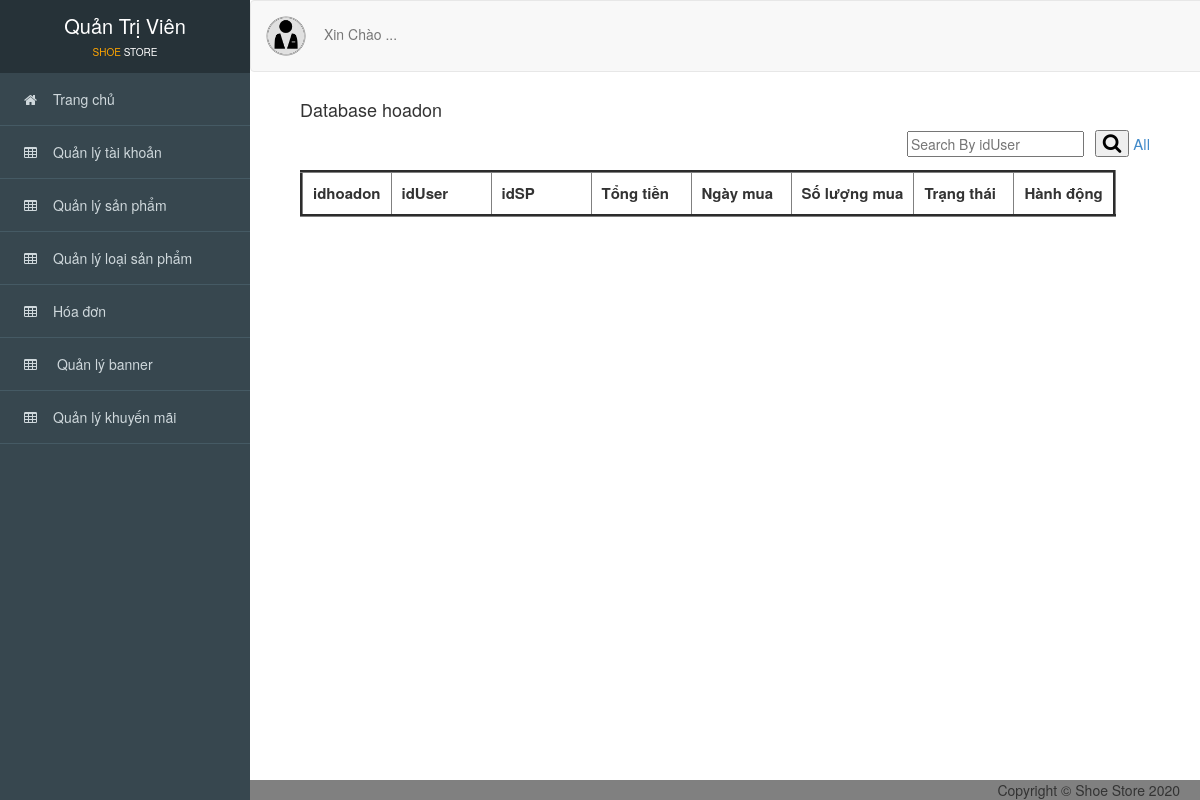
The page /admin/index.php?action=hoadon on the database as committed earlier.
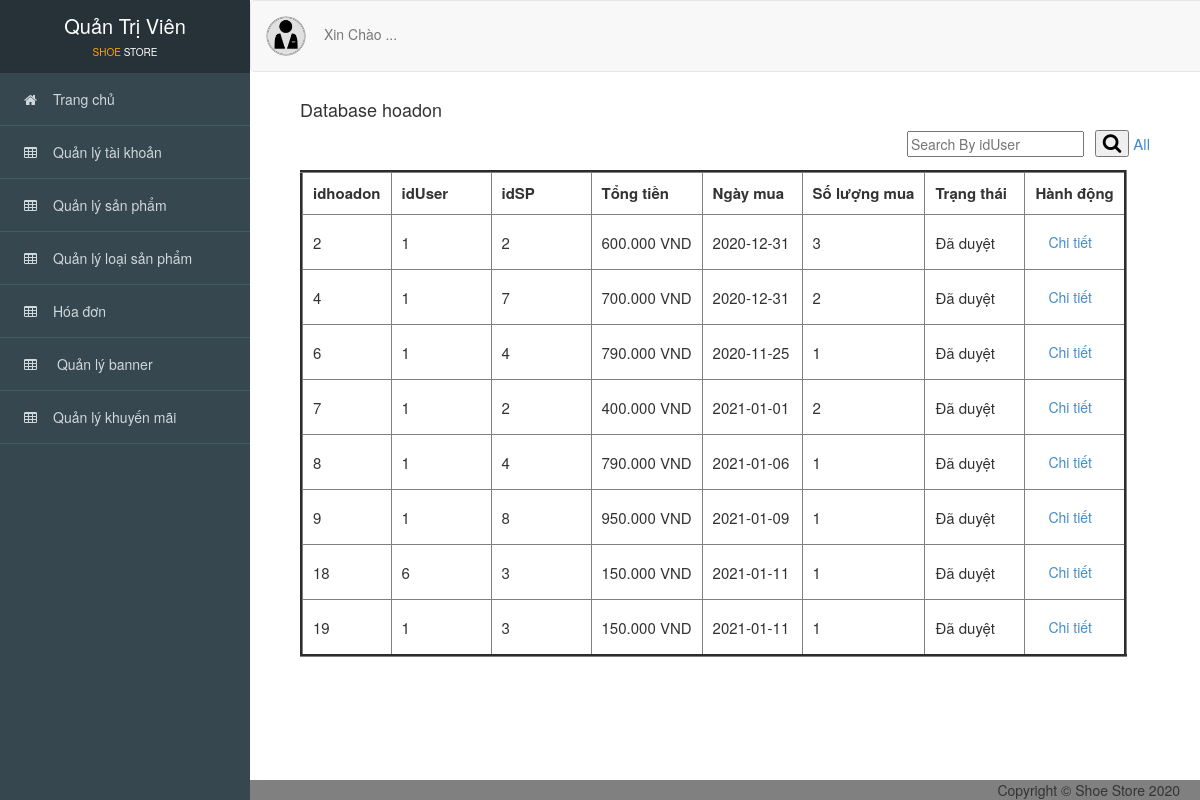
The same page on the database as committed later.
### tables this page shows
CREATE TABLE `hoadon` (
  `idhoadon` int(11) NOT NULL,
  `idUser` int(11) NOT NULL,
  `idSP` int(11) NOT NULL,
  `tongtien` int(11) NOT NULL,
  `trangthai` int(11) NOT NULL,
  `soluongmua` int(11) NOT NULL,
  `ngaymua` date NOT NULL
);

### admin/controller_admin/duyethoadon.php (called while the page is built, shortened)
<?php
    require_once('./model_admin/hoadon.php');
    class hoadoncontroller
    {
    	var $hoadon_model;
    	public function __construct()
    	{
    		$this->hoadon_model = new hoadon();
    	}
    	public function list()
    	{
    		 if(isset($_POST['timkiem_hd'])){
                $timkiem_hd = $_POST['timkiem_hd'];
                $data = $this->hoadon_model->timkiem_hd($timkiem_hd);
            }else{
                $data = $this->hoadon_model->all();
            }
            require_once('views_admin/index.php');
    	}
       }
?>

### admin/model_admin/ketnoi.php (called while the page is built, shortened)
<?php
    class ketnoi
    {
    	function __construct()
    	{
    		$host = "localhost";
    		$username ="root";
    		$password = "";
    		$dbname = "shoe_store";
    		$this->connect = new mysqli($host,$username,$password,$dbname);
    	}
    }
?>

### admin/model_admin/hoadon.php (called while the page is built, shortened)
<?php
    require_once('ketnoi.php');
    class hoadon
    {
    	var $conn;
    	function __construct()
    	{
    		$connect_obj = new ketnoi();
    		$this->conn = $connect_obj->connect;
    	}
    	function all()
    	{
    		$query = "SELECT * FROM hoadon ORDER BY trangthai";
    		$result = $this->conn->query($query);
    		$data = array();
    		while ($row = $result->fetch_assoc()) {
       		   $data[] = $row;
    		}
    		return $data;
    	}
    }
?>

### admin/views_admin/hoadon/quanlyhoadon.php (the view, shortened to what this page needs)
<div id="viewport">
<div class="container-fluid" id="noidung">
      <h4>Database hoadon</h4>
      <div class="search_box pull-right" style="margin-right: 50px; margin-top: 0px;">
          <form method="POST" action="?action=hoadon">
          <input type="text" placeholder="Search By idUser" name="timkiem_hd">&ensp;
          <button type="submit"><i class="fa fa-search"></i></button>
          <a href="?action=hoadon" style="font-size: 15px;">All</a>
        </form>
      </div>
      <br>
      <br>
      <table border="3" cellpadding="10" style="font-size: 15px;">
          <thead>
               <tr>
                  <th>idhoadon</th>
                  <th class="theadd">idUser</th>
                  <th class="theadd">idSP</th>
                  <th class="theadd">Tổng tiền</th>
                  <th class="theadd">Ngày mua</th>
                  <th class="theadd">Số lượng mua</th>
                  <th class="theadd">Trạng thái</th>
                  <th>Hành động</th>
               </tr>
          </thead>
          <tbody>
            <?php foreach ($data as $value) { ?>
              <tr>
                  <td scope="row"><?= $value['idhoadon'] ?></td>
                 <td><?= $value['idUser'] ?>  </td>
                  <td><?= $value['idSP'] ?></td>
                  <td><?= $value['tongtien'] ?>.000 VND</td>
                  <td><?= $value['ngaymua']?></td>
                  <td><?= $value['soluongmua'] ?></td>
                  <td>
                    <?php if($value['trangthai'] == 0){
                            echo "Chưa Xét duyệt";
                     }else{
                      echo "Đã duyệt";
                     } ?>
                  </td>
                  <td>
                       <a href="?action=xemhoadon&id=<?= $value['idhoadon'] ?>&idSP=<?= $value['idSP'] ?>&idUser=<?= $value['idUser'] ?>" type="button" class="btn btn-light">Chi tiết</a>
                  </td>
              </tr>
              <?php } ?>
          </tbody>
      </table>
      <br>
      <br>
      <br>
</div>
</div>

Rows that differ between the two databases and show on the page:
added hoadon: idhoadon "2", idUser "1", idSP "2", tongtien "600", ngaymua "2020-12-31", soluongmua "3", trangthai "Đã duyệt"
added hoadon: idhoadon "4", idUser "1", idSP "7", tongtien "700", ngaymua "2020-12-31", soluongmua "2", trangthai "Đã duyệt"
added hoadon: idhoadon "6", idUser "1", idSP "4", tongtien "790", ngaymua "2020-11-25", soluongmua "1", trangthai "Đã duyệt"
added hoadon: idhoadon "7", idUser "1", idSP "2", tongtien "400", ngaymua "2021-01-01", soluongmua "2", trangthai "Đã duyệt"
added hoadon: idhoadon "8", idUser "1", idSP "4", tongtien "790", ngaymua "2021-01-06", soluongmua "1", trangthai "Đã duyệt"
added hoadon: idhoadon "9", idUser "1", idSP "8", tongtien "950", ngaymua "2021-01-09", soluongmua "1", trangthai "Đã duyệt"
added hoadon: idhoadon "18", idUser "6", idSP "3", tongtien "150", ngaymua "2021-01-11", soluongmua "1", trangthai "Đã duyệt"
added hoadon: idhoadon "19", idUser "1", idSP "3", tongtien "150", ngaymua "2021-01-11", soluongmua "1", trangthai "Đã duyệt"
